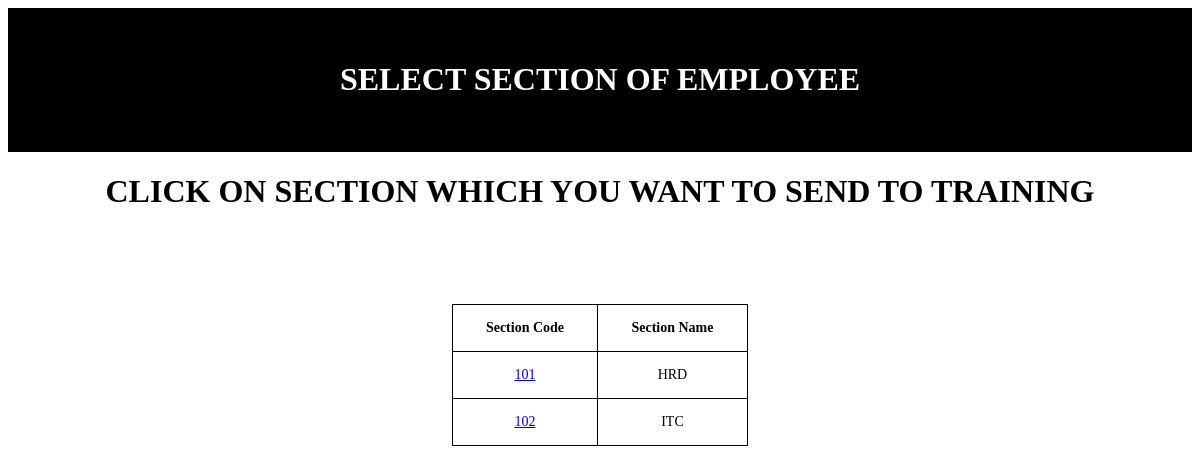
Page /section.php on the committed database.
### tables this page shows
CREATE TABLE `section_detail` (
  `sec_code` int(11) NOT NULL,
  `sec_name` varchar(20) NOT NULL
);

### section.php (the view, shortened to what this page needs)
<!DOCTYPE html>
<html>
<body>
<header><h1>SELECT SECTION OF EMPLOYEE</h1></header>
<center>
<h1>CLICK ON SECTION WHICH YOU WANT TO SEND TO TRAINING</h1>
<?php
$servername="localhost";
$username="root";
$password="";
$dbname="hrd";
$conn=mysqli_connect("$servername","$username","$password","$dbname");
$sql="select * from section_detail";
$result=$conn->query($sql);
if($result->num_rows>0)
{
   echo"<table border='1'><td><center><b>Section Code</b></center></td><td><center><b>Section Name</b></center></td>";
   while($row=$result->fetch_assoc())
   {
       echo"<tr>";
       echo "<br><td><a href='section1.php?sec_code=".$row['sec_code'].
		   "'><center>".$row['sec_code']."</center></a></td><td><center>".$row["sec_name"]."</td></center><br>";
       echo"</tr>";
   }
}
else
{
echo"0 results";
}
?>
</body>
</html>

### section.php (style rules this page uses)
table { border-collapse:collapse; }
header, footer { padding: 2em; color: white; background-color: black; clear: left; text-align: center; }
table { border-collapse: collapse; width: 25%; font-family: verdana; font-size: 14px; }
th, td { padding: 15px; }
h1 { font-size: 1.5 cm; }
table,td,th { border:1px solid black; }

### rows in the picture
section_detail: sec_code "101", sec_name "HRD"
section_detail: sec_code "102", sec_name "ITC"
